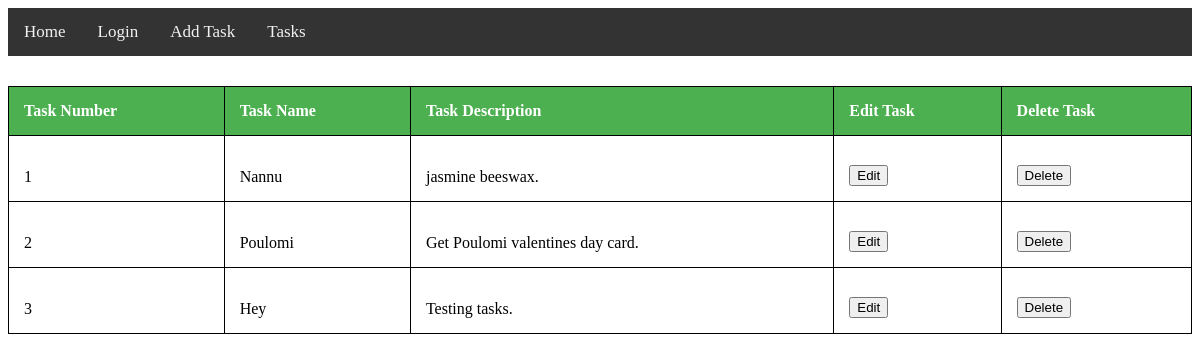
/tasks, run on an earlier commit of the app's database.
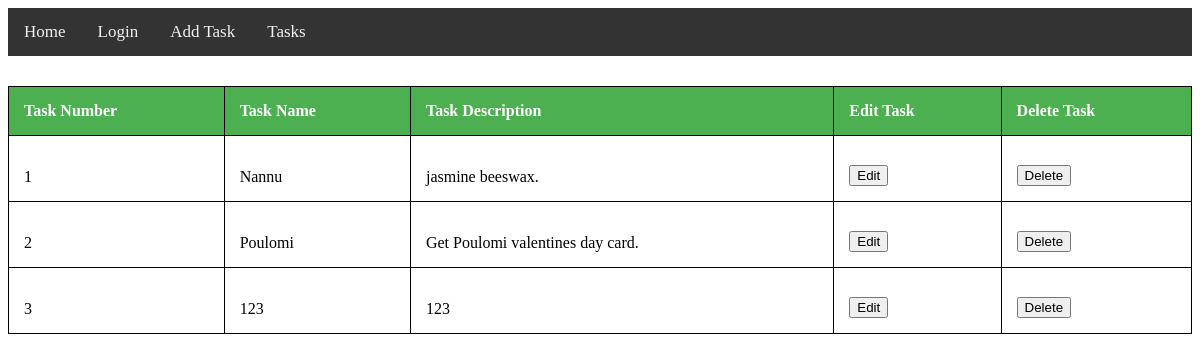
And on a later commit of the database.
### tables this page shows
CREATE TABLE tasks (id integer primary key autoincrement, name varchar(255), description varchar(1024));

### app.py (the view)
@app.route('/tasks')
def tasks():
    tasks = get_tasks()
    return render_template('tasks.html', tasks=tasks)

### app.py (called while the page is built)
def get_tasks():
    db = get_db()
    sql = 'SELECT * FROM tasks'
    with db:
        rows = db.cursor().execute(sql)
        return rows.fetchall()

def get_db():
    db = sqlite3.connect('tasks.db')
    return db

### templates/tasks.html (shortened to what this page needs)
{% extends "layout.html" %}
{% block body %}
<table>
  <tr>
    <th>Task Number</th>
    <th>Task Name</th>
    <th>Task Description</th>
    <th>Edit Task</th>
    <th>Delete Task</th>
  </tr>
  {% for task in tasks %}
    <tr>
      <td name="task_number">{{ loop.index }}</td>
      <td name="task_name">{{ task[1] }}</td>
      <td name="task_description">{{ task[2] }}</td>
      <td><button onclick="edit(this)">Edit</button></td>
      <td><button onclick="deleteTask(this)">Delete</button></td>
    </tr>
  {% endfor %}
</table>
{% endblock %}

What changed in the data, as far as the page shows it:
removed tasks: name "Hey", description "Testing tasks."
added tasks: name "123", description "123"
